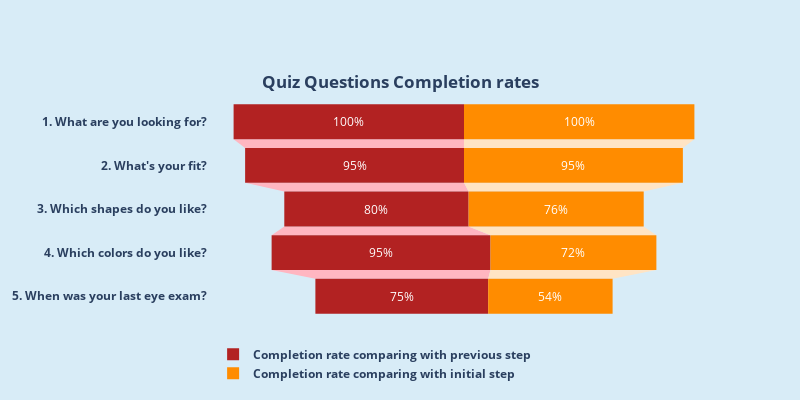

This figure's notebook cell:
### Code cell
import plotly.express as px
from plotly import graph_objects as go

fig = go.Figure()

fig.add_trace(go.Funnel(marker = {"color": ["firebrick", "firebrick", "firebrick", "firebrick", "firebrick"]},
                        connector={"fillcolor": "lightpink"},
                        name = '<b>Completion rate comparing with previous step</b>',
                        y=["<b>1. What are you looking for?</b>", "<b>2. What's your fit?", "<b>3. Which shapes do you like?", "<b>4. Which colors do you like?", "<b>5. When was your last eye exam?"],
                        x=[100, 95, 80, 95,75],
                        textinfo = "percent initial"))

fig.add_trace(go.Funnel(marker = {"color": ["darkorange", "darkorange", "darkorange", "darkorange", "darkorange"]},
                        connector={"fillcolor": "bisque"},
                        textfont=dict(color='#fff'),
                        name = '<b>Completion rate comparing with initial step</b>',
                        orientation = "h",
                        x=[100, 95, 76, 72,54],
                        y=["<b>1. What are you looking for?</b>", "<b>2. What's your fit?", "<b>3. Which shapes do you like?", "<b>4. Which colors do you like?", "<b>5. When was your last eye exam?"],
                        textinfo = "percent initial"))

fig.update_layout(title_text='<b>Quiz Questions Completion rates</b>',
                  title_x=0.5, title_y=0.81,paper_bgcolor='rgb(216,236,247)',
                  plot_bgcolor='rgb(216,236,247)', 
                  width=800, height=400, 
                  legend=dict(yanchor="top",
                              y=-0.10,
                              xanchor="left",
                              x=0.01))
fig.write_image("fig3.png")
fig.show()

### Figure 1 — Plotly figure (JSON) as saved in the notebook; plotly's stock layout.template omitted (floating-point values rounded to 4 significant figures)
{"data": [{"connector": {"fillcolor": "lightpink"}, "marker": {"color": ["firebrick", "firebrick", "firebrick", "firebrick", "firebrick"]}, "name": "<b>Completion rate comparing with previous step</b>", "textinfo": "percent initial", "type": "funnel", "x": [100, 95, 80, 95, 75], "y": ["<b>1. What are you looking for?</b>", "<b>2. What's your fit?", "<b>3. Which shapes do you like?", "<b>4. Which colors do you like?", "<b>5. When was your last eye exam?"]}, {"connector": {"fillcolor": "bisque"}, "marker": {"color": ["darkorange", "darkorange", "darkorange", "darkorange", "darkorange"]}, "name": "<b>Completion rate comparing with initial step</b>", "orientation": "h", "textfont": {"color": "#fff"}, "textinfo": "percent initial", "type": "funnel", "x": [100, 95, 76, 72, 54], "y": ["<b>1. What are you looking for?</b>", "<b>2. What's your fit?", "<b>3. Which shapes do you like?", "<b>4. Which colors do you like?", "<b>5. When was your last eye exam?"]}], "layout": {"height": 400, "legend": {"x": 0.01, "xanchor": "left", "y": -0.1, "yanchor": "top"}, "paper_bgcolor": "rgb(216,236,247)", "plot_bgcolor": "rgb(216,236,247)", "title": {"text": "<b>Quiz Questions Completion rates</b>", "x": 0.5, "y": 0.81}, "width": 800}}
